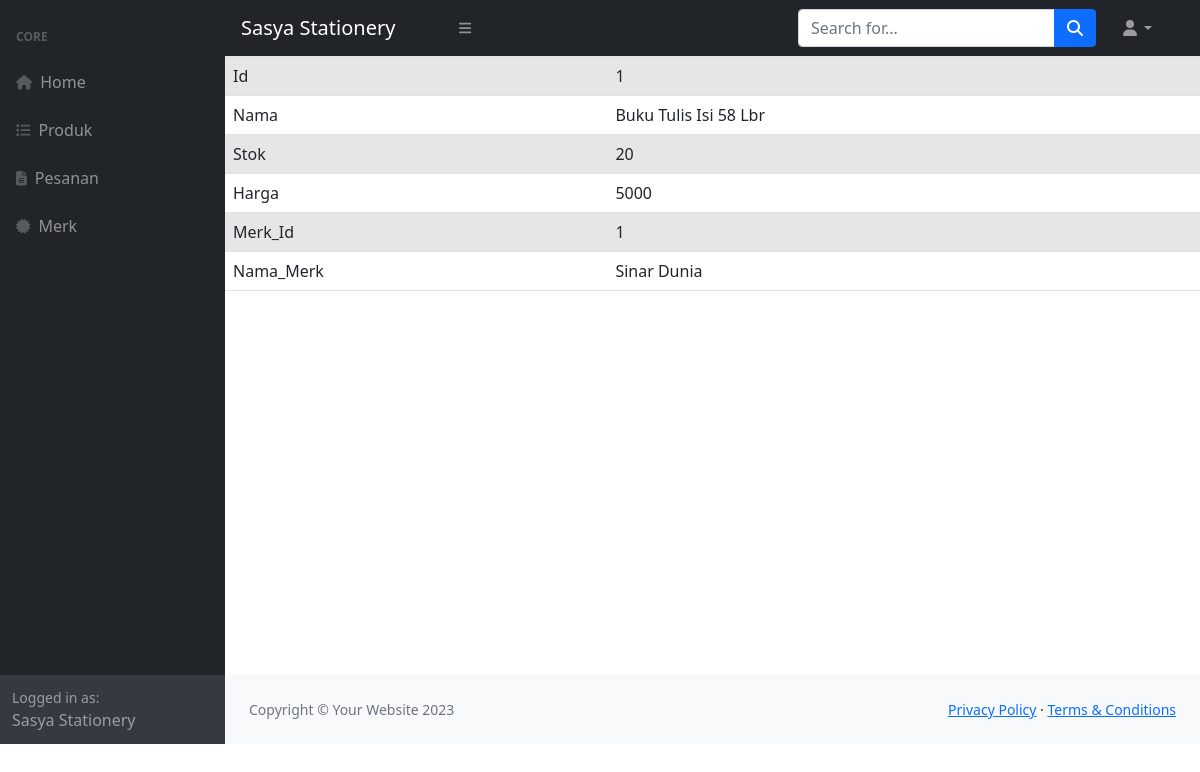
The app's page /admin/view_produk.php?id=1 with its own data.
### tables this page shows
CREATE TABLE `produk` (
  `id` int(11) NOT NULL,
  `nama` varchar(191) NOT NULL,
  `stok` int(11) NOT NULL,
  `harga` int(45) NOT NULL,
  `merk_id` int(45) NOT NULL,
  `nama_merk` varchar(45) NOT NULL
);

### admin/view_produk.php (the view)
<?php
    require_once 'db_alat_tulis.php';
    include_once 'tamplates/header.php';
    include_once 'tamplates/sidebar.php';
    include_once 'tamplates/topbar.php';
?>
<?php
    $_id = $_GET['id'];
    $sql = "SELECT * FROM produk WHERE id=?";
    $st = $dbh->prepare($sql);
    $st->execute([$_id]);
    $row = $st->fetch();
?>
<table class="table table-striped">
    <tbody>
        <tr>  <td>Id</td><td><?=$row['id']?></td></tr>
        <tr>  <td>Nama</td><td><?=$row['nama']?></td></tr>
        <tr>  <td>Stok</td><td><?=$row['stok']?></td></tr>
        <tr>  <td>Harga</td><td><?=$row['harga']?></td></tr>
        <tr>  <td>Merk_Id</td><td><?=$row['merk_id']?></td></tr>
        <tr>  <td>Nama_Merk</td><td><?=$row['nama_merk']?></td></tr>
    </tbody>
</table>
<?php
require_once 'tamplates/footer.php';
?>

### records on screen
produk: id "1", nama "Buku Tulis Isi 58 Lbr", stok "20", harga "5000", merk "1", nama_merk "Sinar Dunia"

### other values on screen
$key "Home"
$key "Produk"
$key "Pesanan"
$key "Merk"
